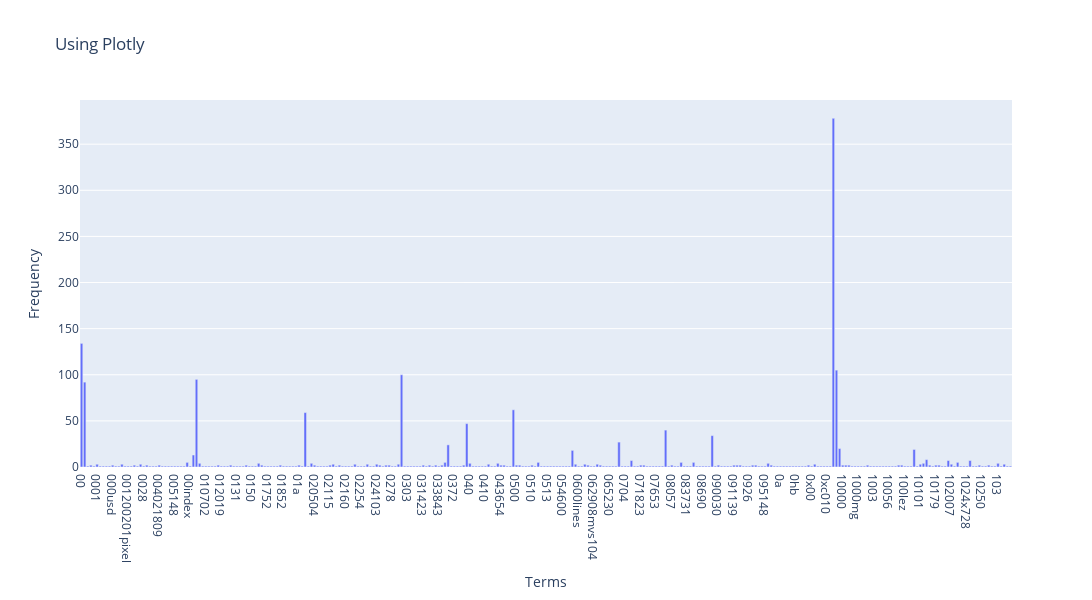

Here is the notebook cell this chart was saved with:
### Markdown cell above
### >>> **Exercise 12 (take home):**
If you want a nicer interactive visualization here, I would encourage you try to install and use plotly to achieve this.

### Code cell
# Answer here
import plotly.express as px
import plotly.graph_objects as go



plot_df = pd.DataFrame({
    'features': count_vect.get_feature_names_out()[:300],
    'frequencies': term_frequencies[:300]
})

fig = px.bar(
    plot_df, x = 'features', y = 'frequencies', title= "Using Plotly"
)

fig.update_layout(
    xaxis_title = 'Terms',
    yaxis_title = 'Frequency',
    height = 600,
    width = 1200,
)

fig.show()

### Figure 1 — Plotly figure (JSON) as saved in the notebook; plotly's stock layout.template omitted (floating-point values rounded to 4 significant figures; data arrays with more than 128 entries replaced by an {"elided": "..."} marker saying what was removed)
{"data": [{"hovertemplate": "features=%{x}<br>frequencies=%{y}<extra></extra>", "legendgroup": "", "marker": {"color": "#636efa", "pattern": {"shape": ""}}, "name": "", "orientation": "v", "showlegend": false, "textposition": "auto", "type": "bar", "x": {"elided": "300 str values"}, "xaxis": "x", "y": {"elided": "300 int values"}, "yaxis": "y"}], "layout": {"barmode": "relative", "height": 600, "legend": {"tracegroupgap": 0}, "title": {"text": "Using Plotly"}, "width": 1200, "xaxis": {"anchor": "y", "domain": [0, 1], "title": {"text": "Terms"}}, "yaxis": {"anchor": "x", "domain": [0, 1], "title": {"text": "Frequency"}}}}
